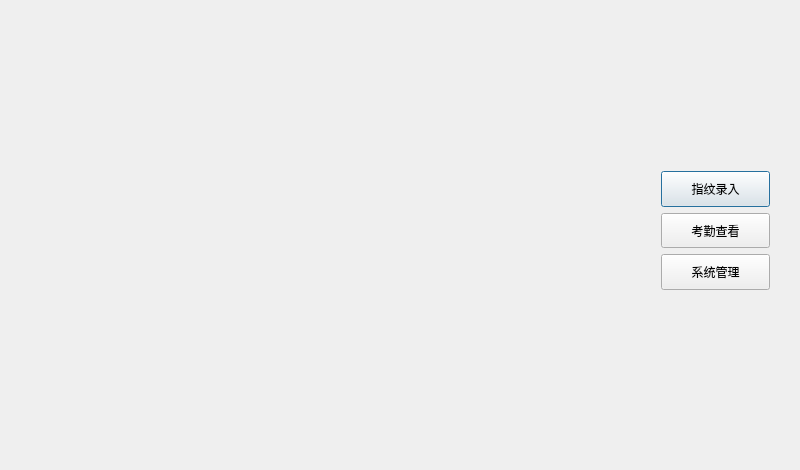
<?xml version="1.0" encoding="UTF-8"?>
<ui version="4.0">
 <class>Dialog</class>
 <widget class="QDialog" name="Dialog">
  <property name="geometry">
   <rect>
    <x>0</x>
    <y>0</y>
    <width>800</width>
    <height>470</height>
   </rect>
  </property>
  <property name="windowTitle">
   <string>Dialog</string>
  </property>
  <widget class="QWidget" name="layoutWidget">
   <property name="geometry">
    <rect>
     <x>650</x>
     <y>160</y>
     <width>131</width>
     <height>141</height>
    </rect>
   </property>
   <layout class="QVBoxLayout" name="verticalLayout">
    <item>
     <widget class="QPushButton" name="fingerRecordButton">
      <property name="sizePolicy">
       <sizepolicy hsizetype="Minimum" vsizetype="Minimum">
        <horstretch>0</horstretch>
        <verstretch>0</verstretch>
       </sizepolicy>
      </property>
      <property name="text">
       <string>指纹录入</string>
      </property>
     </widget>
    </item>
    <item>
     <widget class="QPushButton" name="arriveCheckButton">
      <property name="sizePolicy">
       <sizepolicy hsizetype="Minimum" vsizetype="Minimum">
        <horstretch>0</horstretch>
        <verstretch>0</verstretch>
       </sizepolicy>
      </property>
      <property name="text">
       <string>考勤查看</string>
      </property>
     </widget>
    </item>
    <item>
     <widget class="QPushButton" name="systemManagerButton">
      <property name="sizePolicy">
       <sizepolicy hsizetype="Minimum" vsizetype="Minimum">
        <horstretch>0</horstretch>
        <verstretch>0</verstretch>
       </sizepolicy>
      </property>
      <property name="text">
       <string>系统管理</string>
      </property>
     </widget>
    </item>
   </layout>
  </widget>
 </widget>
 <layoutdefault spacing="6" margin="11"/>
 <resources/>
 <connections/>
</ui>
